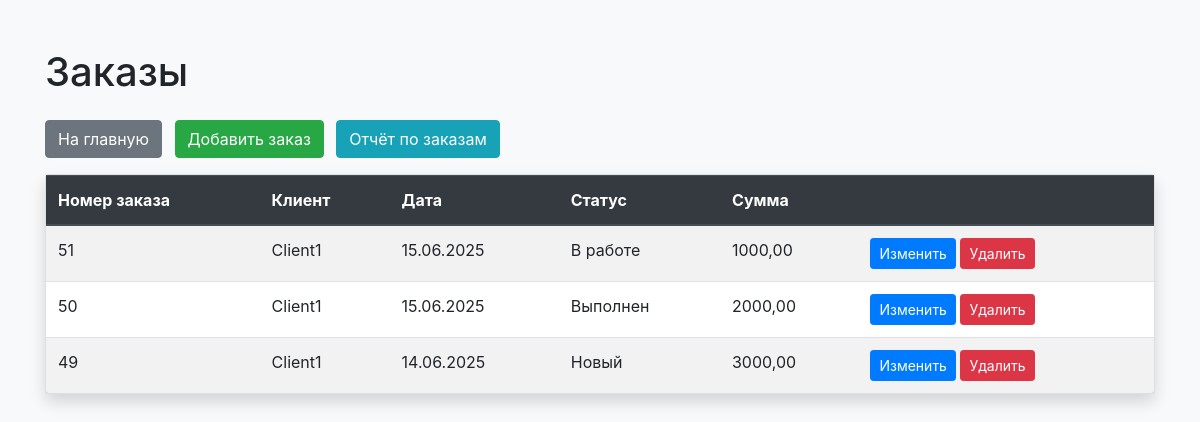
The app's page /core/orders/, older data.
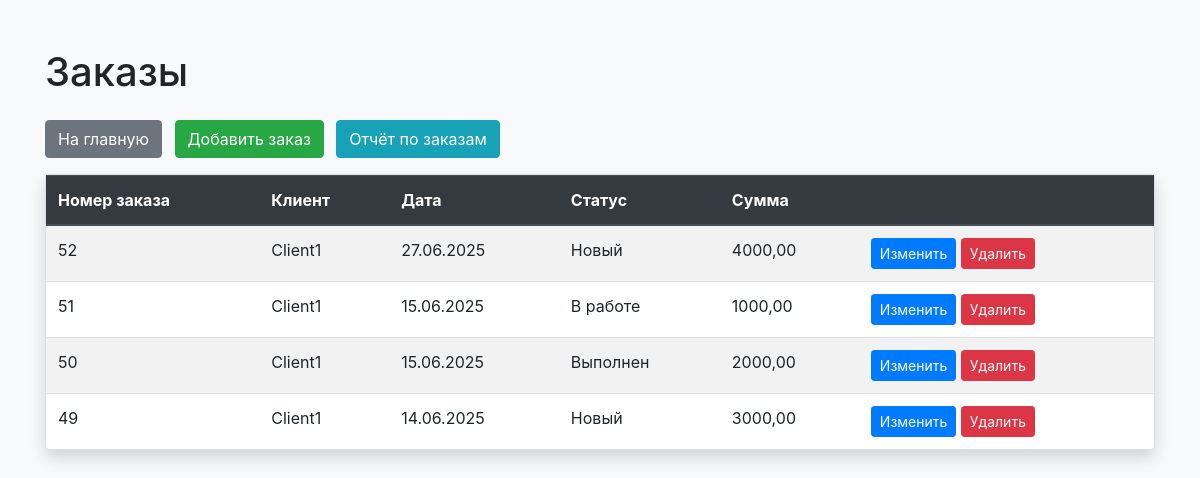
The same page, newer data.
### core/models.py (models this page shows, shortened)
class Order(models.Model):
    STATUS_CHOICES = [
        ('new', 'Новый'),
        ('in_progress', 'В работе'),
        ('completed', 'Выполнен'),
        ('cancelled', 'Отменен'),
    ]
    id = models.AutoField(primary_key=True, verbose_name="Номер заказа")
    client = models.ForeignKey(Client, on_delete=models.PROTECT, verbose_name="Клиент")
    date = models.DateField(verbose_name="Дата заказа")
    status = models.CharField(max_length=20, choices=STATUS_CHOICES, default='new', verbose_name="Статус")
    total_amount = models.DecimalField(max_digits=10, decimal_places=2, default=0, verbose_name="Итоговая сумма", editable=False)
    created_by = models.ForeignKey(User, on_delete=models.PROTECT, verbose_name="Менеджер")
    created_at = models.DateTimeField(auto_now_add=True, verbose_name="Дата создания")
    updated_at = models.DateTimeField(auto_now=True, verbose_name="Дата обновления")
    class Meta:
        verbose_name = "Заказ"
        verbose_name_plural = "Заказы"
        ordering = ['-date', '-created_at']

class Client(models.Model):
    name = models.CharField(max_length=200, verbose_name='Имя')
    email = models.EmailField(verbose_name='Email')
    phone = models.CharField(max_length=20, verbose_name='Телефон')
    address = models.TextField(verbose_name='Адрес', blank=True)
    notes = models.TextField(verbose_name='Заметки', blank=True)
    created_at = models.DateTimeField(auto_now_add=True, verbose_name='Дата создания')
    updated_at = models.DateTimeField(auto_now=True, verbose_name='Дата обновления')
    class Meta:
        verbose_name = 'Клиент'
        verbose_name_plural = 'Клиенты'

### core/views.py (the view)
# urls.py: path('orders/', views.orders_list, name='orders_list'),
def orders_list(request):
    from .models import Order
    orders = Order.objects.all().order_by('-created_at')
    return render(request, 'orders_list.html', {'orders': orders})

### templates/orders_list.html (shortened to what this page needs)
<!DOCTYPE html>
<html lang="ru">
<head>
    <link rel="stylesheet" href="https://stackpath.bootstrapcdn.com/bootstrap/4.5.2/css/bootstrap.min.css">
</head>
<body class="bg-light">
    <div class="container py-5">
        <h1 class="mb-4">Заказы</h1>
        <a href="/" class="btn btn-secondary mb-3">На главную</a>
        <a href="/core/orders/add/" class="btn btn-success mb-3 ml-2">Добавить заказ</a>
        <a href="/core/order/report/" class="btn btn-info mb-3 ml-2">Отчёт по заказам</a>
        <div class="card shadow">
            <div class="card-body p-0">
                <table class="table table-striped mb-0">
                    <thead class="thead-dark">
                        <tr>
                            <th>Номер заказа</th>
                            <th>Клиент</th>
                            <th>Дата</th>
                            <th>Статус</th>
                            <th>Сумма</th>
                            <th></th>
                        </tr>
                    </thead>
                    <tbody>
                        {% for order in orders %}
                        <tr>
                            <td>{{ order.id }}</td>
                            <td>{{ order.client.name }}</td>
                            <td>{{ order.date|date:'d.m.Y' }}</td>
                            <td>{{ order.get_status_display }}</td>
                            <td>{{ order.total_amount }}</td>
                            <td>
                                <a href="/core/orders/{{ order.id }}/edit/" class="btn btn-sm btn-primary">Изменить</a>
                                <a href="/core/orders/{{ order.id }}/delete/" class="btn btn-sm btn-danger">Удалить</a>
                            </td>
                        </tr>
                        {% empty %}
                        <tr><td colspan="6" class="text-center">Нет заказов</td></tr>
                        {% endfor %}
                    </tbody>
                </table>
            </div>
        </div>
    </div>
</body>
</html>

Row changes from the older to the newer data that the page shows:
added Order: id "52", client.name "Client1", date "27.06.2025", status "Новый", total_amount "4000,00"
